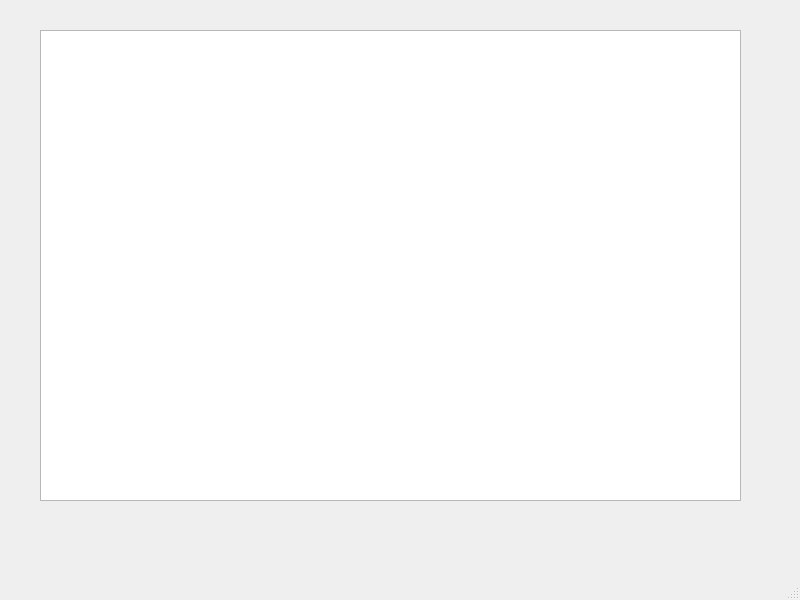
<?xml version="1.0" encoding="UTF-8"?>
<ui version="4.0">
 <class>MainWindow</class>
 <widget class="QMainWindow" name="MainWindow">
  <property name="geometry">
   <rect>
    <x>0</x>
    <y>0</y>
    <width>800</width>
    <height>600</height>
   </rect>
  </property>
  <property name="windowTitle">
   <string>MainWindow</string>
  </property>
  <widget class="QWidget" name="centralwidget">
   <widget class="QPlainTextEdit" name="plainTextEdit">
    <property name="geometry">
     <rect>
      <x>40</x>
      <y>30</y>
      <width>701</width>
      <height>471</height>
     </rect>
    </property>
   </widget>
  </widget>
  <widget class="QMenuBar" name="menubar">
   <property name="geometry">
    <rect>
     <x>0</x>
     <y>0</y>
     <width>800</width>
     <height>30</height>
    </rect>
   </property>
  </widget>
  <widget class="QStatusBar" name="statusbar"/>
 </widget>
 <resources/>
 <connections/>
</ui>
